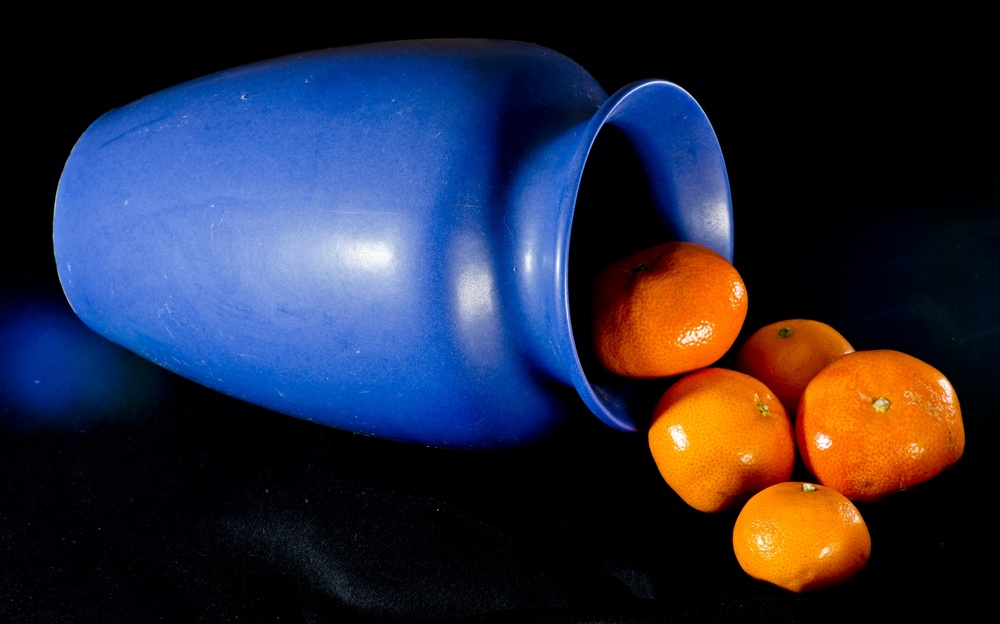
#> input picture DIP5/tangerine.jpg, 1000 x 624 px, shrunk from 2560 x 1597 before the run
$ python lab5.py
#> lines starting #> are read from the running program, lines starting #| are printed output that depends on the picture; after the words box and inside, x2 and y2 are one past the last pixel; in counts of white or black regions, pixels touching at a corner belong together
import cv2
import numpy as np
import matplotlib.pyplot as plt

img = cv2.imread("tangerine.jpg")
#> img is the input picture: shape (624, 1000, 3); mean B, G, R 60.1, 41.9, 40.5
img_rgb = cv2.cvtColor(img, cv2.COLOR_BGR2RGB)

# Перевод в LAB
lab = cv2.cvtColor(img_rgb, cv2.COLOR_RGB2LAB)
#> lab: shape (624, 1000, 3); mean of channels 0, 1, 2 49.7, 137.8, 118.6
L, A, B = cv2.split(lab)
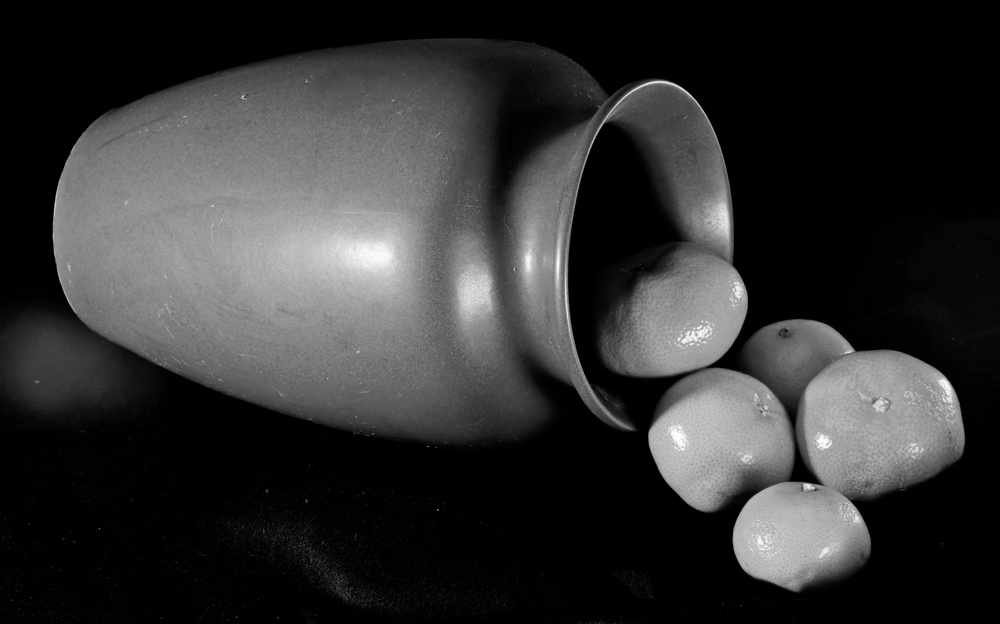
#> L: shape (624, 1000); min 0, max 255, mean 49.7
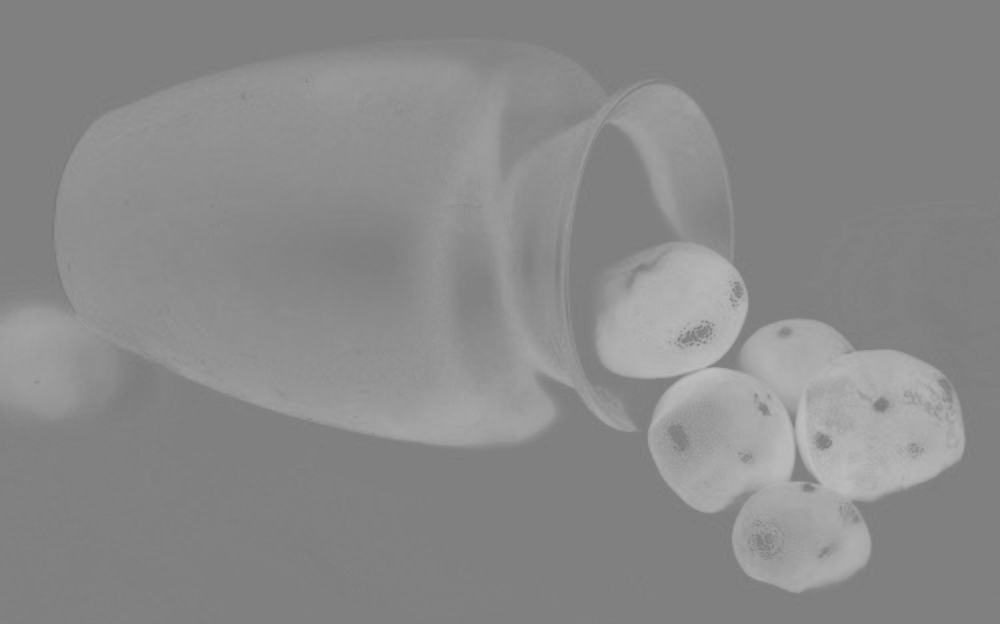
#> A: shape (624, 1000); min 119, max 191, mean 137.8
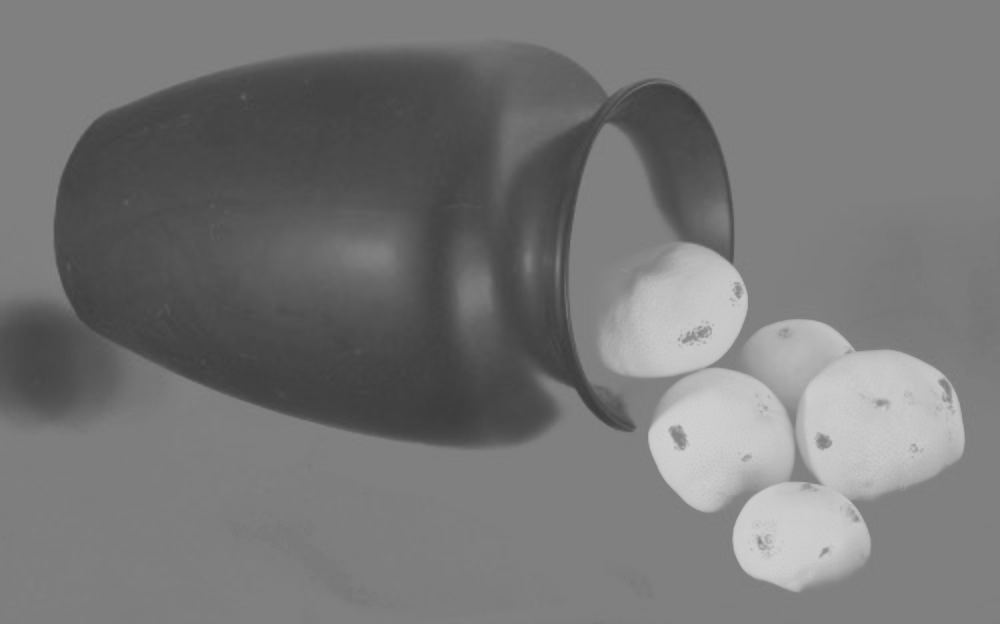
#> B: shape (624, 1000); min 58, max 209, mean 118.6

mask = np.zeros_like(L, dtype=np.uint8)
mask[(L > 120) & (A > 140) & (B > 160)] = 255

mask_expanded = cv2.dilate(mask, np.ones((25, 25), np.uint8)) # эти три строчки к маске мандаринов (ТОЛЬКО мандаринов)
bright_pixels = (L > 200)                                            # добавляют пиксели светлее мандаринов
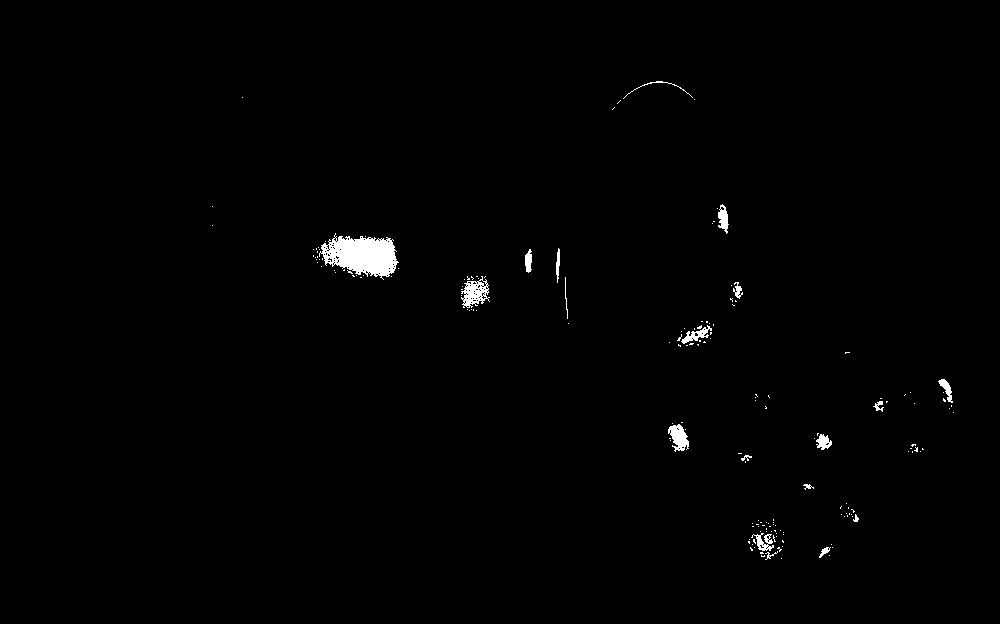
#> bright_pixels: shape (624, 1000) bool; 0.81% white; 173 white regions (154 under 20 px), largest, box (x1, y1, x2, y2) and area: (319, 233, 399, 280) 2272, (461, 276, 490, 308) 486, (668, 424, 689, 452) 355
mask[(bright_pixels) & (mask_expanded > 0)] = 255                    # чтоб дырок не было и бликов кувшина не добавились

kernel = np.ones((7, 7), np.uint8)
mask = cv2.morphologyEx(mask, cv2.MORPH_CLOSE, kernel)
mask = cv2.morphologyEx(mask, cv2.MORPH_OPEN, kernel)

result = img_rgb.copy()
result[mask == 0] = (0, 0, 0)
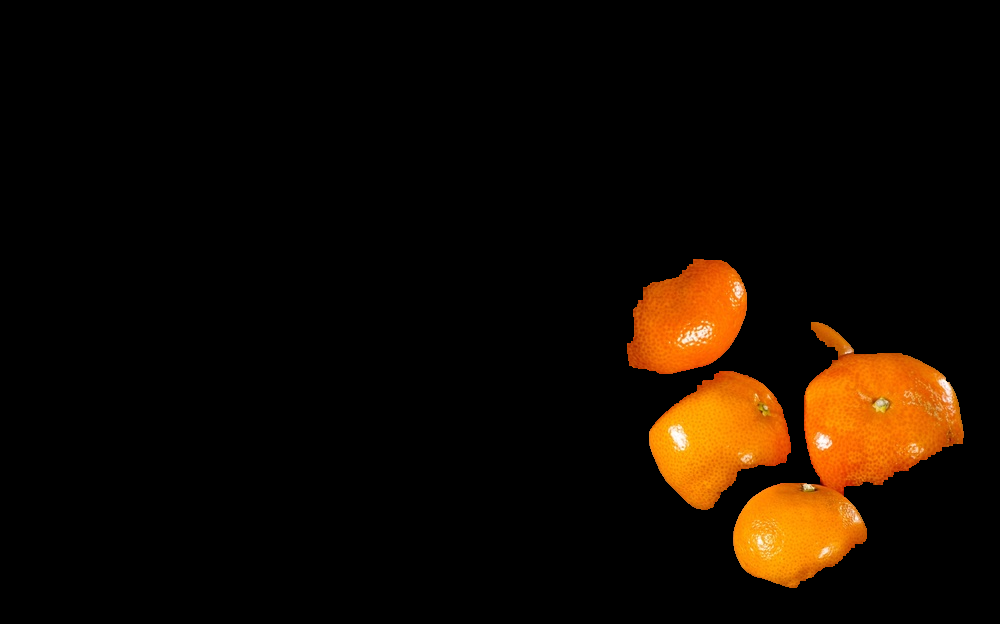
#> result: shape (624, 1000, 3); mean R, G, B 19.1, 9.8, 0.9

fig, axes = plt.subplots(1, 3, figsize=(18, 6))

axes[0].imshow(img_rgb)
axes[0].set_title("Исходное")
axes[0].axis("off")

axes[1].imshow(mask, cmap="gray")
axes[1].set_title("Маска мандаринов")
axes[1].axis("off")

axes[2].imshow(result)
axes[2].set_title("Мандарины (фон черный)")
axes[2].axis("off")

plt.savefig("result.png")
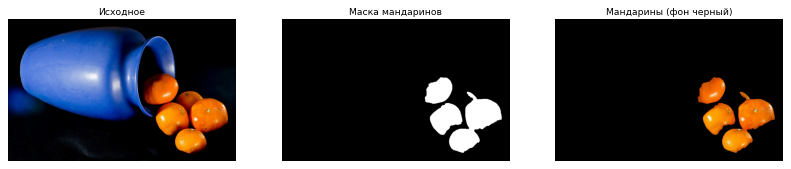
#> figure drawn by matplotlib, 3 panels
plt.show()
